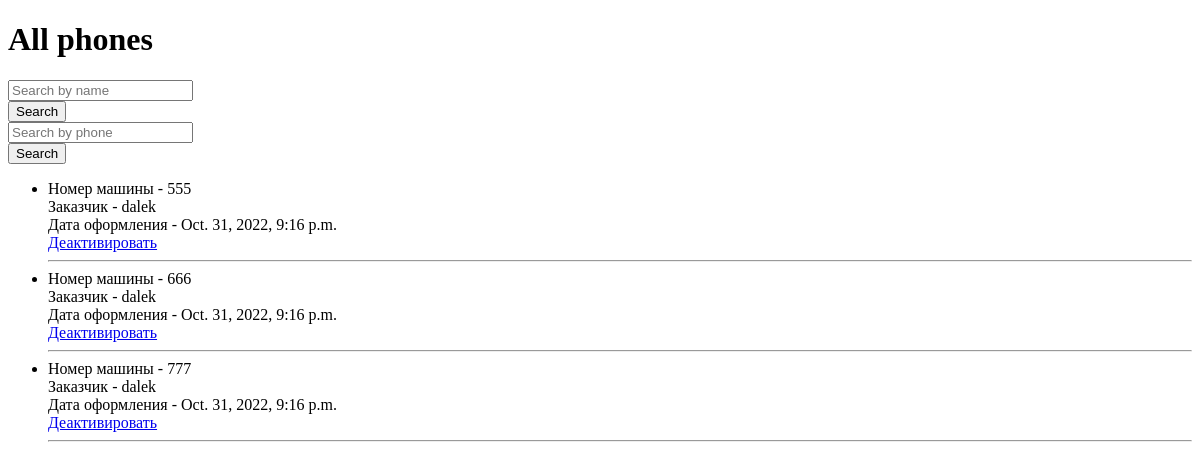
Before: /permits/control with the older database file.
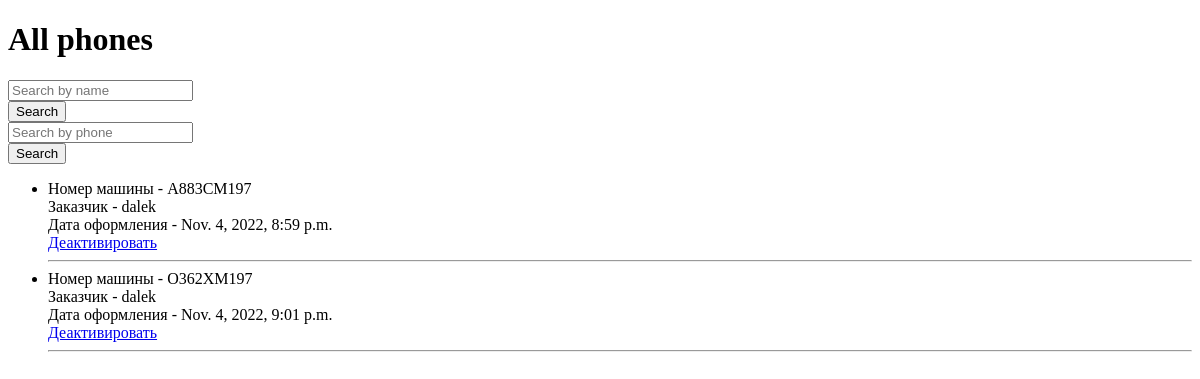
After: the same page with the newer database file.
### permits/models.py (models this page shows)
class Permit(models.Model):
    car_number = models.CharField(max_length=15)
    customer = models.ForeignKey(User, on_delete=models.CASCADE)
    created = models.DateTimeField(auto_now_add=True)
    is_active = models.BooleanField(default=True)

### permits/views.py (the view)
# urls.py: path('control', PermitControlView.as_view(), name='control'),
class PermitControlView(ListView):
    model = Permit
    template_name = 'permits/permits_list_control.html'
    def get_context_data(self, *, object_list=None, **kwargs):
        context = super().get_context_data(**kwargs)
        search_by = self.request.GET.get('search_by')
        query = self.request.GET.get('query')
        search_message = 'All phones'
        if search_by in ['phone', 'name'] and search_by:
            if search_by == 'name':
               permitlist = Permit.objects.filter(customer__username__icontains=query, is_active=True)
               search_message = f'Searching for "name" by "{query}"'
            else:
               permitlist = Permit.objects.filter(car_number__icontains=query, is_active=True)
               search_message = f'Searching for "phones" by "{query}"'
        else:
             permitlist = Permit.objects.filter(is_active=True)
        context["permitlist"] = permitlist
        context["search_message"] = search_message
        return context

### permits/templates/permits/permits_list_control.html (shortened to what this page needs)
<!DOCTYPE html>
<html lang="en">
<head>
</head>
<h1>{{ search_message }}</h1>
<body>
                                <form action="" method="get">
                                    <div class="form-group form-row">
                                        <div class="col-10">
                                            <input type="text" class="form-control" name="query" placeholder="Search by name">
                                        </div>
                                        <div class="col-2">
                                            <button type="submit" class="btn btn-success">Search</button>
                                        </div>
                                    </div>
                                </form>
                                <form action="" method="get">
                                    <div class="form-group form-row">
                                        <div class="col-10">
                                            <input type="text" class="form-control" name="query" placeholder="Search by phone">
                                        </div>
                                        <div class="col-2">
                                            <button type="submit" class="btn btn-success">Search</button>
                                        </div>
                                    </div>
                                </form>
  {% if permitlist %}
<ul>
{% for permit in permitlist %}
    <li>
    Номер машины - {{ permit.car_number }}
<br>
    Заказчик - {{ permit.customer }}
<br>
    Дата оформления - {{ permit.created }}
<br>
    <a href="{% url 'permits:permit_deactivate' permit.id %}">Деактивировать</a>
<hr>
    </li>
{% endfor %}
</ul>
{% else %}
    Нет пропусков!
{% endif %}
</body>
</html>

Changed rows visible on the page:
no longer on this page (row edited): Permit: car_number "555", customer "dalek", created "Oct. 31, 2022, 9:16 p.m."
no longer on this page (row edited): Permit: car_number "666", customer "dalek", created "Oct. 31, 2022, 9:16 p.m."
no longer on this page (row edited): Permit: car_number "777", customer "dalek", created "Oct. 31, 2022, 9:16 p.m."
added Permit: car_number "А883СМ197", customer "dalek", created "Nov. 4, 2022, 8:59 p.m."
added Permit: car_number "О362ХМ197", customer "dalek", created "Nov. 4, 2022, 9:01 p.m."
